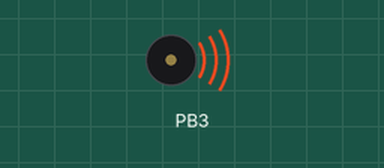
Bench run of a program on a simulated ATmega32, built with avr-gcc and emulated at 4 MHz (the files do not name the chip). Parts: buzzer (waves = sounding). At 0.0 s the program stops and its outputs stay as they are.

Above: at 0.1 s.
Timing chart, 0 to 1.5 s (numbered marks = the images above):
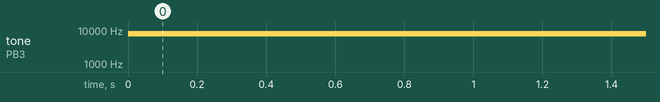

Measured:
- by itself, tone on PB3: silent → 7813 Hz at 0.00 s

The program:

main.c
```c
#include <avr/io.h>
#define F_CPU 4000000UL
#include "AVR_Ports.h"
#include "AVR_GPIO_Declarations.h"
#include "AVR_Counter_Timer.h"

int main(void)
{
	Pin_Direction(B, 3, output); //OC0 output pin
	Pin_Reset(B, 3);

	uint8_t Low_Comp_Valu = 64;
	uint8_t High_Comp_Valu = 128;
	uint8_t Comp_Valu = 128;

	while(1)
	{
		Waveform_Gen_NM(Comp_Valu); //Generate Square wave Using Normal mode
		//Waveform_Gen_CTC_FP(Comp_Valu); //Generate Square wave Using CTC mode - Fixed Pulses
		//Waveform_Gen_CTC_DP(Low_Comp_Valu, High_Comp_Valu); //Generate Square wave Using CTC mode - Different Pulses
	}
}
```

AVR_Counter_Timer.c
```c
#include <avr/io.h>
#define F_CPU 4000000UL
#include "AVR_Counter_Timer.h"

void Waveform_Gen_NM(uint8_t Comp_Value)
{
	/*
	Square wave using Normal Mode
	The generated waveform has a fixed frequency that is dependent on Fosc
	Fosc = 4MHz waveform, T = 0.25 ?s
	Time period of square wave: 2 x 256 x 0.25 ?s = 128 ?s
	Frequency of wave= 1/128 ?s = 7812.5 Hz
	*/

	TCCR0 = 0x11; //0b00010001, Normal mode, no pre-scaling, Toggle on compare match
	OCR0 = Comp_Value; //Compare value equal to 50% of 0XFF (256 cycles)
}

void Waveform_Gen_CTC_FP(uint8_t Comp_Value)
{
	/*
	Square wave using CTC Mode - Fixed Pulses
	The generated waveform's frequency can be adjusted because it's dependent on OCR0 value
	Fosc = 4MHz waveform, T = 0.25 ?s
	Time period of square wave: 2 x (1 + OCR0) x 0.25 ?s
	= 2 x 129 x 0.25 ?s = 64.5 ?s (E.g. using OCR0 = 128)
	Frequency of wave= 1/64.5 ?s = 15503.876 Hz
	*/

	TCCR0 = 0x19; //0b00011001, CTC mode, no pre-scaling, Toggle on compare match
	OCR0 = Comp_Value; //Compare value equal to 50% of 0XFF (256 cycles)
}

void Waveform_Gen_CTC_DP(uint8_t LP_Comp_Value, uint8_t HP_Comp_Value)
{
	/*
	Square wave using CTC Mode - Different Pulses
	The generated waveform's frequency can be adjusted because it's dependent on OCR0 value
	*/

	OCR0 = LP_Comp_Value; //Low Compare value to Set
	TCCR0 = 0x39; //0b00111001, CTC mode, no pre-scaling, Set on compare match
	while ( !(TIFR & (1<<OCF0)) ) ; //Wait until OCF0 is set
	TIFR = (1<<OCF0); //Clear OCF0 by writing [1] to it (make it zero again)

	OCR0 = HP_Comp_Value; //High Compare value to Reset
	TCCR0 = 0x29; //0b00101001, CTC mode, no pre-scaling, Reset on compare match
	while ( !(TIFR & (1<<OCF0)) ) ; //Wait until OCF0 is set
	TIFR = (1<<OCF0); //Clear OCF0 by writing [1] to it (make it zero again)
}
```

AVR_Counter_Timer.h
```c
#ifndef AVR_COUNTER_TIMER_H_
#define AVR_COUNTER_TIMER_H_

void Waveform_Gen_NM(uint8_t Comp_Value);
void Waveform_Gen_CTC_FP(uint8_t Comp_Value);
void Waveform_Gen_CTC_DP(uint8_t LP_Comp_Value, uint8_t HP_Comp_Value);

#endif /* AVR_COUNTER_TIMER_H_ */
```

AVR_GPIO_Declarations.h
```c
#ifndef AVR_GPIO_DECLARATIONS_H_
#define AVR_GPIO_DECLARATIONS_H_

#include "AVR_Input_and_Output.h"

void Port_Direction (char base, char state);
void Pin_Direction (char base, char pin, char state);
void Pin_Set (char base, char pin);
void Pin_Reset (char base, char pin);
char Port_Read (char base);
void Port_Write (char base, char value);
char Pin_Read (char base, char pin);
void Pin_Write (char base, char pin, char value);
void Pin_Toggle (char base, char pin);

#endif /* AVR_GPIO_DECLARATIONS_H_ */
```

AVR_GPIO_Definitions.c
```c
#include "AVR_GPIO_Declarations.h"

void Port_Direction (char base, char state) //use DDRX
{
	if (state == output)
	*(volatile unsigned char *)(base+1) = 0xff; //1
	else
	*(volatile unsigned char *)(base+1) = 0x00; //0
}

void Pin_Direction (char base, char pin, char state) //use DDRX
{
	if (state == output)
	*(volatile unsigned char *)(base+1) |= (1<<pin); //1
	else
	*(volatile unsigned char *)(base+1) &= ~(1<<pin); //0
}

void Pin_Set (char base, char pin) //use PORTX
{
	*(volatile unsigned char *)(base+2) |= (1<<pin); //1
}

void Pin_Reset (char base, char pin) //use PORTX
{
	*(volatile unsigned char *)(base+2) &= ~(1<<pin); //0
}

char Port_Read (char base) //use PINX
{
	return *(volatile unsigned char *)(base);
}

void Port_Write (char base, char value) //use PORTX
{
	*(volatile unsigned char *)(base+2) = value;
}

char Pin_Read (char base, char pin) //use PINX
{
	unsigned char pin_value;
	pin_value = *(volatile unsigned char *)(base) & (1<<pin);

	if (pin_value) return 1;
	else return 0;
}

void Pin_Write (char base, char pin, char value) //use PORTX
{
	if(value == 1)
	{
		*(volatile unsigned char *)(base+2) |= (1<<pin); //1
	}
	else
	{
		*(volatile unsigned char *)(base+2) &= ~(1<<pin); //0
	}
}

void Pin_Toggle (char base, char pin) //Toggle (change 0 to 1, and 1 to 0, so it's a flip function)
{
	*(volatile unsigned char *)(base+2) ^= (1<<pin); //flip
}
```

AVR_Input_and_Output.h
```c
#ifndef AVR_INPUT_AND_OUTPUT_H_
#define AVR_INPUT_AND_OUTPUT_H_

#define input 0
#define output 1

#endif /* AVR_INPUT_AND_OUTPUT_H_ */
```

AVR_Ports.h
```c
#ifndef AVR_PORTS_H_
#define AVR_PORTS_H_

#define A 0x39
#define B 0x36
#define C 0x33
#define D 0x30

#endif /* AVR_PORTS_H_ */
```
